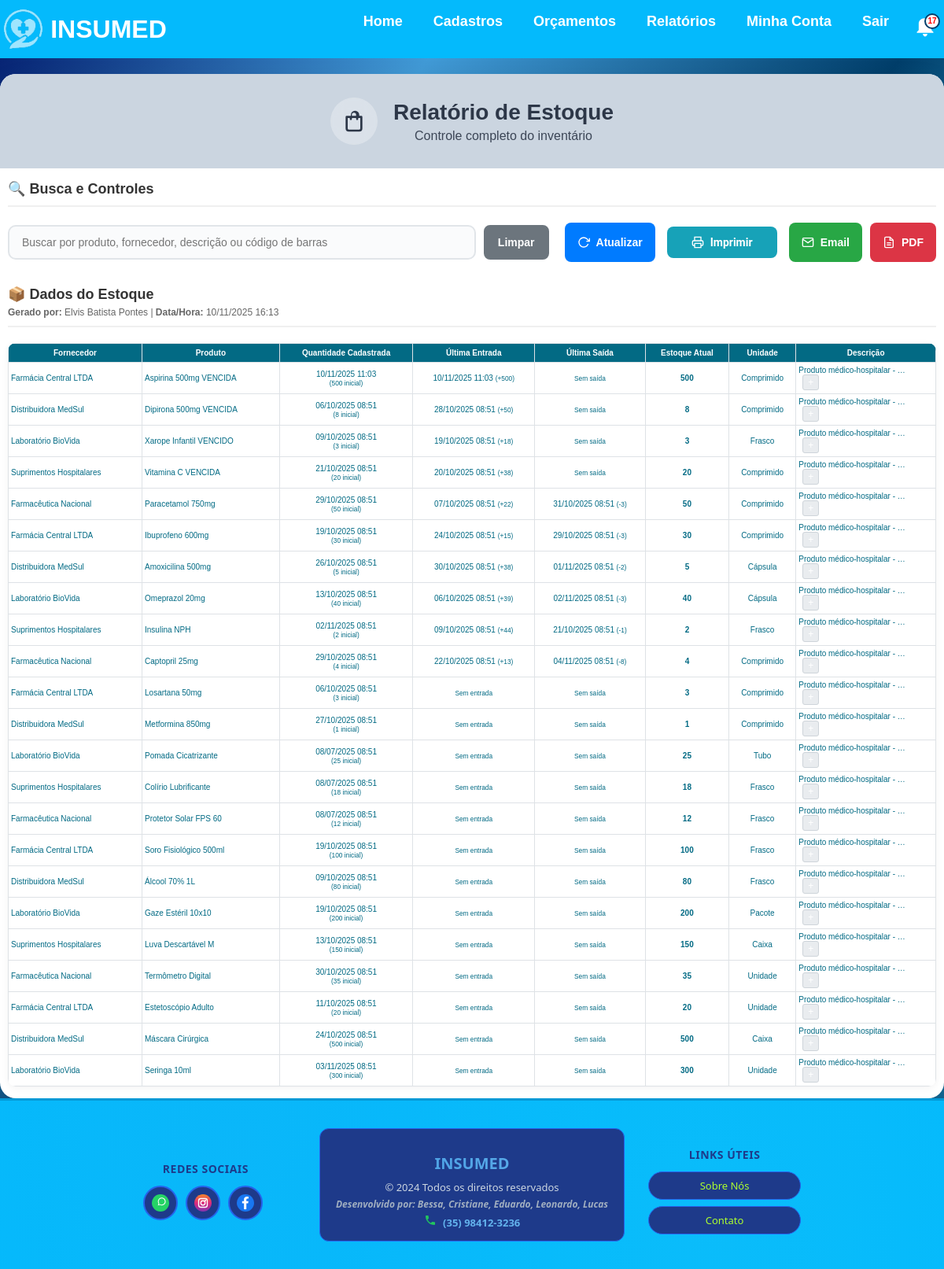
The page /relatorio-estoque/ (signed in) on the database its author committed.
### app/models.py (models this page shows, shortened)
class Usuario(models.Model):
    UF_CHOICES = [
        ('AC', 'Acre'), ('AL', 'Alagoas'), ('AP', 'Amapá'), ('AM', 'Amazonas'),
        ('BA', 'Bahia'), ('CE', 'Ceará'), ('DF', 'Distrito Federal'), ('ES', 'Espírito Santo'),
        ('GO', 'Goiás'), ('MA', 'Maranhão'), ('MT', 'Mato Grosso'), ('MS', 'Mato Grosso do Sul'),
        ('MG', 'Minas Gerais'), ('PA', 'Pará'), ('PB', 'Paraíba'), ('PR', 'Paraná'),
        ('PE', 'Pernambuco'), ('PI', 'Piauí'), ('RJ', 'Rio de Janeiro'), ('RN', 'Rio Grande do Norte'),
        ('RS', 'Rio Grande do Sul'), ('RO', 'Rondônia'), ('RR', 'Roraima'), ('SC', 'Santa Catarina'),
        ('SP', 'São Paulo'), ('SE', 'Sergipe'), ('TO', 'Tocantins')
    ]
    nome = models.CharField(max_length=200, unique=True)
    email = models.EmailField(max_length=200, unique=True)
    cpf = models.CharField(max_length=20, unique=True)
    endereco = models.CharField(max_length=200)
    cidade = models.CharField(max_length=200)
    uf = models.CharField(max_length=2, choices=UF_CHOICES)
    telefone = models.CharField(max_length=20)
    data_nascimento = models.DateField()
    senha = models.CharField(max_length=128)
    ativo = models.BooleanField(default=True)
    tentativas_login = models.IntegerField(default=0)
    bloqueado = models.BooleanField(default=False)
    data_bloqueio = models.DateTimeField(null=True, blank=True)

class Produto(models.Model):
    UNIDADE_CHOICES = [
        ('Unidades', 'Unidades'),
        ('Caixa', 'Caixa'),
    ]
    nome = models.CharField(max_length=100)
    codigo_barras = models.CharField(max_length=50, blank=True, null=True, unique=True)
    preco = models.DecimalField(max_digits=10, decimal_places=2)
    preco_compra = models.DecimalField(max_digits=10, decimal_places=2, blank=True, null=True)
    descricao = models.TextField(blank=True, null=True)
    fornecedor = models.ForeignKey(Fornecedor, on_delete=models.CASCADE, related_name="produtos", null=True, blank=True)
    data_hora = models.DateTimeField(default=timezone.now)
    unidade = models.CharField(max_length=50, choices=UNIDADE_CHOICES, default="Unidades")
    quantidade = models.IntegerField()
    validade = models.DateField(blank=True, null=True)
    observacao = models.TextField(blank=True, null=True)

class Fornecedor(models.Model):
    nome = models.CharField(max_length=200, unique=True)
    cnpj = models.CharField(max_length=20, unique=True)  # Usar CharField pois pode conter caracteres especiais
    endereco = models.CharField(max_length=200)
    bairro = models.CharField(max_length=200)
    complemento = models.CharField(max_length=200, blank=True, null=True)  # Pode ser opcional
    data_nascimento = models.DateField()
    cidade = models.CharField(max_length=200)
    uf = models.CharField(max_length=2)
    cep = models.CharField(max_length=10)  # Também CharField por conta do formato
    email = models.EmailField(max_length=200)  # Melhor usar EmailField para validação
    telefone = models.CharField(max_length=20)
    ativo = models.BooleanField(default=True)

class MovimentacaoEstoque(models.Model):
    TIPO_CHOICES = [
        ('ENTRADA', 'Entrada'),
        ('SAIDA', 'Saída'),
    ]
    produto = models.ForeignKey(Produto, on_delete=models.CASCADE)
    tipo = models.CharField(max_length=10, choices=TIPO_CHOICES)
    quantidade = models.IntegerField()
    data_hora = models.DateTimeField(default=timezone.now)
    usuario = models.ForeignKey(Usuario, on_delete=models.SET_NULL, null=True, blank=True)
    class Meta:
        ordering = ['-data_hora']

### app/views.py (the view, shortened to what this page needs)
# urls.py: path('relatorio-estoque/', views.relatorio_estoque, name='relatorio_estoque'),
@login_required_custom
def relatorio_estoque(request):
    busca = request.GET.get('q')
    periodo = request.GET.get('periodo')
    produtos = Produto.objects.all()
    if periodo and periodo.isdigit():
        from datetime import timedelta
        dias = int(periodo)
        data_limite = timezone.now() - timedelta(days=dias)
        produtos = produtos.filter(data_hora__gte=data_limite)
    produtos_com_movimentacao = []
    for produto in produtos:
        ultima_entrada = MovimentacaoEstoque.objects.filter(
            produto=produto, tipo='ENTRADA'
        ).order_by('-data_hora').first()
        ultima_saida = MovimentacaoEstoque.objects.filter(
            produto=produto, tipo='SAIDA'
        ).order_by('-data_hora').first()
        produto.ultima_entrada = ultima_entrada
        produto.ultima_saida = ultima_saida
        produtos_com_movimentacao.append(produto)
    usuario_logado = None
    if 'usuario_logado' in request.session:
        try:
            usuario_logado = Usuario.objects.get(id=request.session['usuario_logado'])
        except Usuario.DoesNotExist:
            pass
    return render(request, 'relatorio_estoque.html', {
        'produtos': produtos_com_movimentacao,
        'usuario_logado': usuario_logado,
        'data_hora_relatorio': timezone.now()
    })

### app/context_processors.py (called while the page is built)
def usuario_logado(request):
    try:
        context = {
            'usuario_logado': 'usuario_logado' in request.session,
            'admin_logado': 'admin_logado' in request.session,
            'notificacoes_count': 0
        }
        return context
    except Exception:
        return {
            'usuario_logado': False,
            'admin_logado': False,
            'notificacoes_count': 0
        }

### app/templates/relatorio_estoque.html (shortened to what this page needs)
{% extends "base.html" %}
{% load static %}
{% block content %}
<div class="estoque-container">
    <div class="header-section">
        <div class="icon-title">
            <div class="icon-circle">
                <svg width="32" height="32" viewBox="0 0 24 24" fill="none">
                    <path d="M20 7h-3V6a4 4 0 0 0-8 0v1H5a1 1 0 0 0-1 1v11a3 3 0 0 0 3 3h10a3 3 0 0 0 3-3V8a1 1 0 0 0-1-1zM10 6a2 2 0 0 1 4 0v1h-4V6zm8 13a1 1 0 0 1-1 1H7a1 1 0 0 1-1-1V9h2v1a1 1 0 0 0 2 0V9h4v1a1 1 0 0 0 2 0V9h2v10z" fill="#2d3748"/>
                </svg>
            </div>
            <div>
                <h1>Relatório de Estoque</h1>
                <p>Controle completo do inventário</p>
            </div>
        </div>
    </div>
    <div class="controls-section">
        <div class="section-header">
            <h3>🔍 Busca e Controles</h3>
        </div>
        <div class="controls-content">
            <div class="search-group">
                <input type="text" id="filtroEstoque" placeholder="Buscar por produto, fornecedor, descrição ou código de barras">
                <button onclick="limparFiltro()" class="btn-clear">Limpar</button>
            </div>
            <div class="action-buttons">
                <button onclick="location.reload()" class="btn-action btn-primary">
                    <svg width="16" height="16" viewBox="0 0 24 24" fill="none" stroke="currentColor" stroke-width="2">
                        <polyline points="23,4 23,10 17,10"></polyline>
                        <path d="M20.49,15a9,9,0,1,1-2.12-9.36L23,10"></path>
                    </svg>
                    Atualizar
                </button>
                <button type="button" onclick="window.print()" class="btn-action btn-info">
                    <svg width="16" height="16" viewBox="0 0 24 24" fill="none" stroke="currentColor" stroke-width="2">
                        <polyline points="6,9 6,2 18,2 18,9"></polyline>
                        <path d="M6,18H4a2,2 0 0,1-2-2v-5a2,2 0 0,1,2-2H20a2,2 0 0,1,2,2v5a2,2 0 0,1-2,2H18"></path>
                        <polyline points="6,14 18,14 18,22 6,22 6,14"></polyline>
                    </svg>
                    Imprimir
                </button>
                <button type="button" onclick="enviarEmail()" class="btn-action btn-success">
                    <svg width="16" height="16" viewBox="0 0 24 24" fill="none" stroke="currentColor" stroke-width="2">
                        <path d="M4 4h16c1.1 0 2 .9 2 2v12c0 1.1-.9 2-2 2H4c-1.1 0-2-.9-2-2V6c0-1.1.9-2 2-2z"></path>
                        <polyline points="22,6 12,13 2,6"></polyline>
                    </svg>
                    Email
                </button>
                <a href="{% url 'exportar_estoque_pdf' %}?{% if request.GET.q %}q={{ request.GET.q }}&{% endif %}{% if request.GET.periodo %}periodo={{ request.GET.periodo }}{% endif %}" class="btn-action btn-danger">
                    <svg width="16" height="16" viewBox="0 0 24 24" fill="none" stroke="currentColor" stroke-width="2">
                        <path d="M14 2H6a2 2 0 0 0-2 2v16a2 2 0 0 0 2 2h12a2 2 0 0 0 2-2V8z"></path>
                        <polyline points="14,2 14,8 20,8"></polyline>
                        <line x1="16" y1="13" x2="8" y2="13"></line>
                        <line x1="16" y1="17" x2="8" y2="17"></line>
                    </svg>
                    PDF
                </a>
            </div>
        </div>
    </div>
    <div class="data-section">
        <div class="section-header">
            <h3>📦 Dados do Estoque</h3>
            {% if usuario_logado %}
            <div style="font-size: 12px; color: #666; margin-top: 5px;">
                <strong>Gerado por:</strong> {{ usuario_logado.nome }} | <strong>Data/Hora:</strong> {{ data_hora_relatorio|date:"d/m/Y H:i" }}
            </div>
            {% endif %}
        </div>
        <div class="table-responsive">
            <table class="modern-table">
                <thead>
                    <tr>
                        <th>Fornecedor</th>
                        <th>Produto</th>
                        <th>Quantidade Cadastrada</th>
                        <th>Última Entrada</th>
                        <th>Última Saída</th>
                        <th>Estoque Atual</th>
                        <th>Unidade</th>
                        <th>Descrição</th>
                    </tr>
                </thead>
                <tbody>
                    {% for produto in produtos %}
                    <tr class="produto-row" data-fornecedor="{{ produto.fornecedor.nome|lower }}" data-produto="{{ produto.nome|lower }}" data-descricao="{{ produto.descricao|default:''|lower }}" data-codigo="{{ produto.codigo_barras|default:''|lower }}">
                        <td>{{ produto.fornecedor.nome }}</td>
                        <td>{{ produto.nome }}</td>
                        <td class="text-center">
                            {{ produto.data_hora|date:"d/m/Y H:i" }}<br>
                            <small>({{ produto.quantidade }} inicial)</small>
                        </td>
                        <td class="text-center">
                            {% if produto.ultima_entrada %}
                                {{ produto.ultima_entrada.data_hora|date:"d/m/Y H:i" }}
                                <small>(+{{ produto.ultima_entrada.quantidade }})</small>
                            {% else %}
                                <small>Sem entrada</small>
                            {% endif %}
                        </td>
                        <td class="text-center">
                            {% if produto.ultima_saida %}
                                {{ produto.ultima_saida.data_hora|date:"d/m/Y H:i" }}
                                <small>(-{{ produto.ultima_saida.quantidade }})</small>
                            {% else %}
                                <small>Sem saída</small>
                            {% endif %}
                        </td>
                        <td class="text-center estoque-atual">{{ produto.quantidade }}</td>
                        <td class="text-center">{{ produto.unidade }}</td>
                        <td class="descricao-cell">
                            {% if produto.descricao %}
                                <span class="descricao-preview">{{ produto.descricao|truncatechars:30 }}</span>
                                {% if produto.descricao|length > 30 %}
                                    <button type="button" class="btn-expandir-desc" onclick="toggleDescricaoTabela(this)">+</button>
                                {% endif %}
                            {% else %}
                                <small>Sem descrição</small>
                            {% endif %}
                        </td>
                    </tr>
                    {% empty %}
                    <tr id="nenhumProdutoEstoque">
                        <td colspan="8" class="text-center no-data">Nenhum produto encontrado</td>
                    </tr>
                    {% endfor %}
                </tbody>
            </table>
        </div>
    </div>
</div>
{% endblock %}

### static/css/style.css (style rules this page uses)
body { margin: 0; font-family: Arial, sans-serif; background-image: linear-gradient(to left top, #013e6a ,#43d1ff , #013e6a ,#419ad6, #01186a); background-repeat: no-repeat; background-size: cover; background-attachment: fixed; display: flex; flex-direction: column; min-height: 100vh; }
.descricao-cell { max-width: 400px; word-break: break-word; }
tr th { text-align: center; align-items: center; }
.estoque-container { max-width: 800px; margin: 40px auto; padding: 30px 40px; background: #e8e8e8; border-radius: 30px 30px 0 0; box-shadow: 0px 4px 12px rgba(0,0,0,0.1); color: #026a84; font-family: Arial, sans-serif; }
.btn-info { background: #17a2b8; color: white; padding: 10px 20px; text-decoration: none; border-radius: 8px; margin: 5px; display: inline-block; }
.btn-primary { background: #007bff; color: white; padding: 10px 20px; border: none; border-radius: 8px; cursor: pointer; font-weight: bold; }
.btn-editar, .btn-voltar, .btn-cancelar, .btn-cadastrar-produto, .btn-cadastrar-cliente, .btn-confirmar, .btn-filtrar, .btn-limpar, .btn-padrao, .btn-info, .btn-adicionar, .btn-emitidos, .btn-pesquisar { margin: 5px; padding: 10px 15px; color: #FFFFFF; font-size: 14px; font-family: 'Roboto', sans-serif !important; background-color: #04BAFC; border-radius: 8px; border: none; cursor: pointer; text-align: center; text-decoration: none; display: inline-flex; align-items: center; justify-content: center; gap: 10px; min-width: 140px; box-sizing: border-box; transition: all 0.3s ease; }
.descricao-preview, .descricao-completa { display: block; width: 100%; word-wrap: break-word; overflow-wrap: break-word; }
.descricao-cell { max-width: 150px; word-wrap: break-word; }
.btn-expandir-desc { background: #28a745; color: white; border: none; padding: 2px 6px; border-radius: 3px; font-size: 10px; cursor: pointer; margin-left: 5px; }

### rows shown on the page
Usuario: nome "Elvis Batista Pontes"
Produto: fornecedor.nome "Farmácia Central LTDA", nome "Aspirina 500mg VENCIDA", data_hora "10/11/2025 11:03", quantidade "500", ultima_entrada.data_hora "10/11/2025 11:03", ultima_entrada.quantidade "500", shows "Sem saída", unidade "Comprimido", descricao "Produto médico-hospitalar - …"
Produto: fornecedor.nome "Distribuidora MedSul", nome "Dipirona 500mg VENCIDA", data_hora "06/10/2025 08:51", quantidade "8", ultima_entrada.data_hora "28/10/2025 08:51", ultima_entrada.quantidade "50", shows "Sem saída", unidade "Comprimido", descricao "Produto médico-hospitalar - …"
Produto: fornecedor.nome "Laboratório BioVida", nome "Xarope Infantil VENCIDO", data_hora "09/10/2025 08:51", quantidade "3", ultima_entrada.data_hora "19/10/2025 08:51", ultima_entrada.quantidade "18", shows "Sem saída", unidade "Frasco", descricao "Produto médico-hospitalar - …"
Produto: fornecedor.nome "Suprimentos Hospitalares", nome "Vitamina C VENCIDA", data_hora "21/10/2025 08:51", quantidade "20", ultima_entrada.data_hora "20/10/2025 08:51", ultima_entrada.quantidade "38", shows "Sem saída", unidade "Comprimido", descricao "Produto médico-hospitalar - …"
Produto: fornecedor.nome "Farmacêutica Nacional", nome "Paracetamol 750mg", data_hora "29/10/2025 08:51", quantidade "50", ultima_entrada.data_hora "07/10/2025 08:51", ultima_entrada.quantidade "22", ultima_saida.data_hora "31/10/2025 08:51", ultima_saida.quantidade "3", unidade "Comprimido", descricao "Produto médico-hospitalar - …"
Produto: fornecedor.nome "Farmácia Central LTDA", nome "Ibuprofeno 600mg", data_hora "19/10/2025 08:51", quantidade "30", ultima_entrada.data_hora "24/10/2025 08:51", ultima_entrada.quantidade "15", ultima_saida.data_hora "29/10/2025 08:51", ultima_saida.quantidade "3", unidade "Comprimido", descricao "Produto médico-hospitalar - …"
Produto: fornecedor.nome "Distribuidora MedSul", nome "Amoxicilina 500mg", data_hora "26/10/2025 08:51", quantidade "5", ultima_entrada.data_hora "30/10/2025 08:51", ultima_entrada.quantidade "38", ultima_saida.data_hora "01/11/2025 08:51", ultima_saida.quantidade "2", unidade "Cápsula", descricao "Produto médico-hospitalar - …"
Produto: fornecedor.nome "Laboratório BioVida", nome "Omeprazol 20mg", data_hora "13/10/2025 08:51", quantidade "40", ultima_entrada.data_hora "06/10/2025 08:51", ultima_entrada.quantidade "39", ultima_saida.data_hora "02/11/2025 08:51", ultima_saida.quantidade "3", unidade "Cápsula", descricao "Produto médico-hospitalar - …"
Produto: fornecedor.nome "Suprimentos Hospitalares", nome "Insulina NPH", data_hora "02/11/2025 08:51", quantidade "2", ultima_entrada.data_hora "09/10/2025 08:51", ultima_entrada.quantidade "44", ultima_saida.data_hora "21/10/2025 08:51", ultima_saida.quantidade "1", unidade "Frasco", descricao "Produto médico-hospitalar - …"
Produto: fornecedor.nome "Farmacêutica Nacional", nome "Captopril 25mg", data_hora "29/10/2025 08:51", quantidade "4", ultima_entrada.data_hora "22/10/2025 08:51", ultima_entrada.quantidade "13", ultima_saida.data_hora "04/11/2025 08:51", ultima_saida.quantidade "8", unidade "Comprimido", descricao "Produto médico-hospitalar - …"
Produto: fornecedor.nome "Farmácia Central LTDA", nome "Losartana 50mg", data_hora "06/10/2025 08:51", quantidade "3", shows "Sem entrada", shows "Sem saída", unidade "Comprimido", descricao "Produto médico-hospitalar - …"
Produto: fornecedor.nome "Distribuidora MedSul", nome "Metformina 850mg", data_hora "27/10/2025 08:51", quantidade "1", shows "Sem entrada", shows "Sem saída", unidade "Comprimido", descricao "Produto médico-hospitalar - …"
Produto: fornecedor.nome "Laboratório BioVida", nome "Pomada Cicatrizante", data_hora "08/07/2025 08:51", quantidade "25", shows "Sem entrada", shows "Sem saída", unidade "Tubo", descricao "Produto médico-hospitalar - …"
Produto: fornecedor.nome "Suprimentos Hospitalares", nome "Colírio Lubrificante", data_hora "08/07/2025 08:51", quantidade "18", shows "Sem entrada", shows "Sem saída", unidade "Frasco", descricao "Produto médico-hospitalar - …"
Produto: fornecedor.nome "Farmacêutica Nacional", nome "Protetor Solar FPS 60", data_hora "08/07/2025 08:51", quantidade "12", shows "Sem entrada", shows "Sem saída", unidade "Frasco", descricao "Produto médico-hospitalar - …"
Produto: fornecedor.nome "Farmácia Central LTDA", nome "Soro Fisiológico 500ml", data_hora "19/10/2025 08:51", quantidade "100", shows "Sem entrada", shows "Sem saída", unidade "Frasco", descricao "Produto médico-hospitalar - …"
Produto: fornecedor.nome "Distribuidora MedSul", nome "Álcool 70% 1L", data_hora "09/10/2025 08:51", quantidade "80", shows "Sem entrada", shows "Sem saída", unidade "Frasco", descricao "Produto médico-hospitalar - …"
Produto: fornecedor.nome "Laboratório BioVida", nome "Gaze Estéril 10x10", data_hora "19/10/2025 08:51", quantidade "200", shows "Sem entrada", shows "Sem saída", unidade "Pacote", descricao "Produto médico-hospitalar - …"
Produto: fornecedor.nome "Suprimentos Hospitalares", nome "Luva Descartável M", data_hora "13/10/2025 08:51", quantidade "150", shows "Sem entrada", shows "Sem saída", unidade "Caixa", descricao "Produto médico-hospitalar - …"
Produto: fornecedor.nome "Farmacêutica Nacional", nome "Termômetro Digital", data_hora "30/10/2025 08:51", quantidade "35", shows "Sem entrada", shows "Sem saída", unidade "Unidade", descricao "Produto médico-hospitalar - …"
Produto: fornecedor.nome "Farmácia Central LTDA", nome "Estetoscópio Adulto", data_hora "11/10/2025 08:51", quantidade "20", shows "Sem entrada", shows "Sem saída", unidade "Unidade", descricao "Produto médico-hospitalar - …"
Produto: fornecedor.nome "Distribuidora MedSul", nome "Máscara Cirúrgica", data_hora "24/10/2025 08:51", quantidade "500", shows "Sem entrada", shows "Sem saída", unidade "Caixa", descricao "Produto médico-hospitalar - …"
Produto: fornecedor.nome "Laboratório BioVida", nome "Seringa 10ml", data_hora "03/11/2025 08:51", quantidade "300", shows "Sem entrada", shows "Sem saída", unidade "Unidade", descricao "Produto médico-hospitalar - …"
